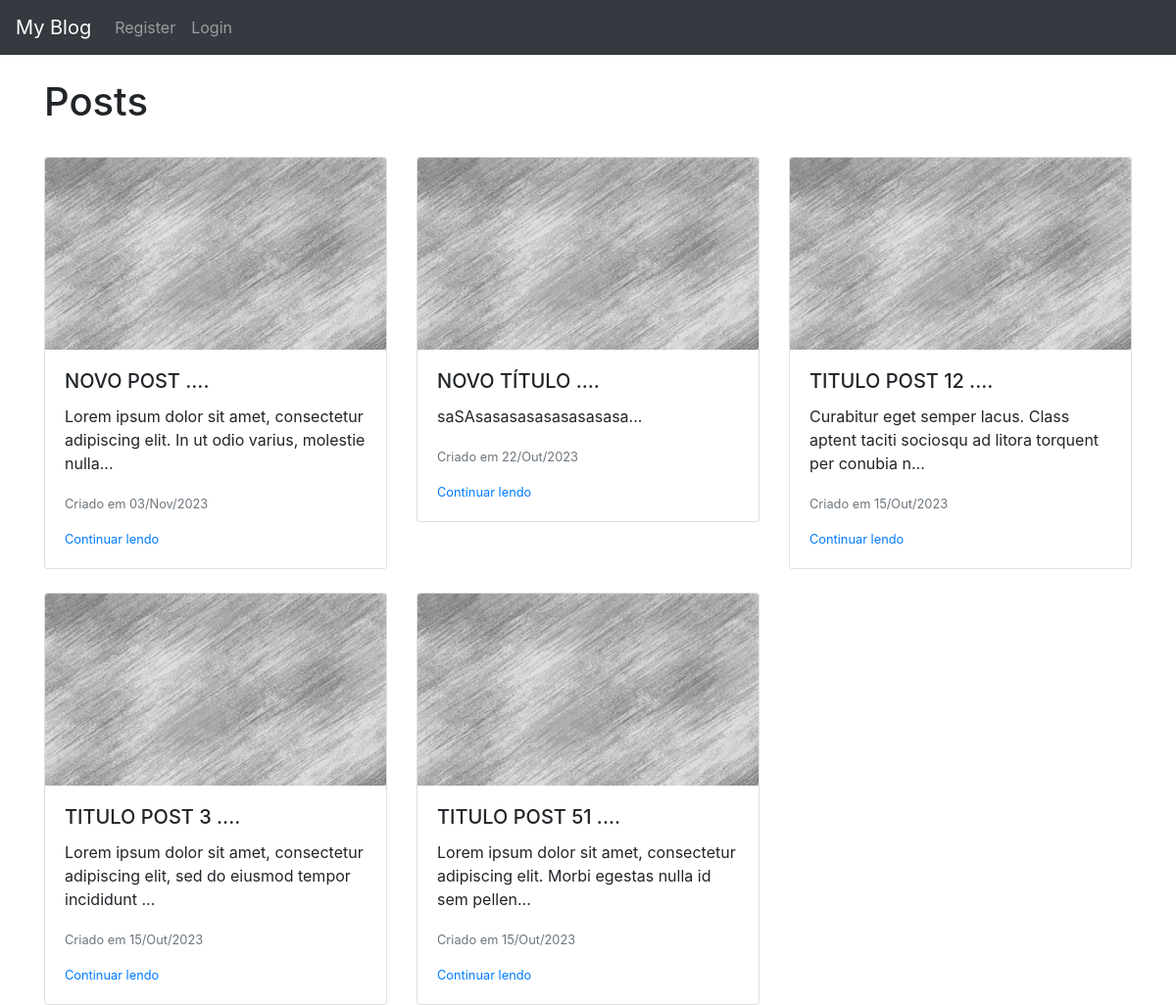
The app's page /, older data.
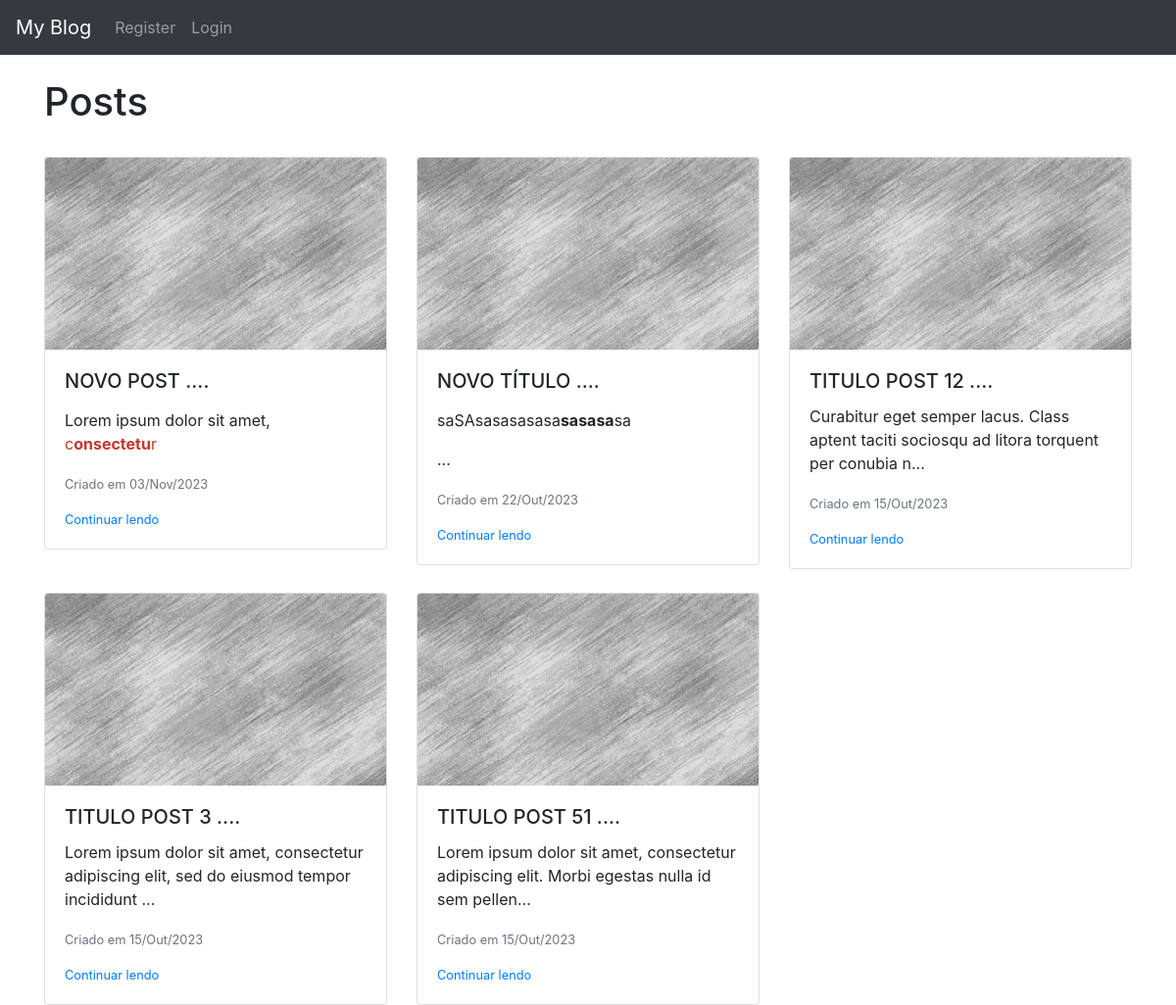
The same page, newer data.
### blog/models.py (models this page shows, shortened)
class Post(models.Model):
    title = models.CharField(max_length=255)
    header_image = models.ImageField(null=True, blank=True, upload_to="images/")
    title_tag = models.CharField(max_length=255, default="TAG Default")
    author = models.ForeignKey(User, on_delete=models.CASCADE)
    body = RichTextField(blank=True, null=True)
    post_date  = models.DateField()
    category = models.CharField(max_length=255, default="Uncategorize")

### blog/views.py (the view)
# urls.py: path('', HomeView.as_view(), name="home"),
class HomeView(ListView):
    model = Post
    template_name = 'home.html'
    ordering = ['-post_date']

### blog/templates/home.html (shortened to what this page needs)
{% extends 'base.html'%}
{% load static %}
{% block content %}
<h1>Posts</h1>
<br>
<div class="row">
    {% for post in object_list %}
      <div class="col-md-4">
        <div class="card">
          {% if post.header_image %}
            <img class="card-img-top no-border w-50 mx-auto my-auto" style="border: none;" src="media/{{ post.header_image }}" alt="Imagem de capa do card">
          {% else %}
            <img class="card-img-top no-border mx-auto my-auto" style="border: none;" src="{% static '/blog/images/default-bg.jpg' %}" alt="Imagem de capa do card">
          {% endif %}
            <div class="card-body">
            <h5 class="card-title">{{ post.title|upper }} .... </h5>
            <p class="card-text">{{ post.body|slice:":90"|safe }}...</p>
            <p class="card-text"><small class="text-muted">Criado em {{ post.post_date|date:"d/M/Y"  }}</small></p>
            <small><p class="card-text"><a href= "{% url 'article-detail' post.pk %}" >Continuar lendo</a></p></small>
          </div>
        </div>
      </div>
      {% if forloop.counter|divisibleby:3 and not forloop.last %}
        </div><br><div class="row">
      {% endif %}
    {% endfor %}
  </div>
{%  endblock %}

Row changes from the older to the newer data that the page shows:
changed Post "NOVO POST": body "Lorem ipsum dolor sit amet, consectetur adipiscing elit. In ut odio varius, molestie nulla" → "Lorem ipsum dolor sit amet, c onsectetu r"; no longer shows "..."
changed Post "NOVO TÍTULO": body "saSAsasasasasasasasasa" → "saSAsasasasasa sasasa sa"
